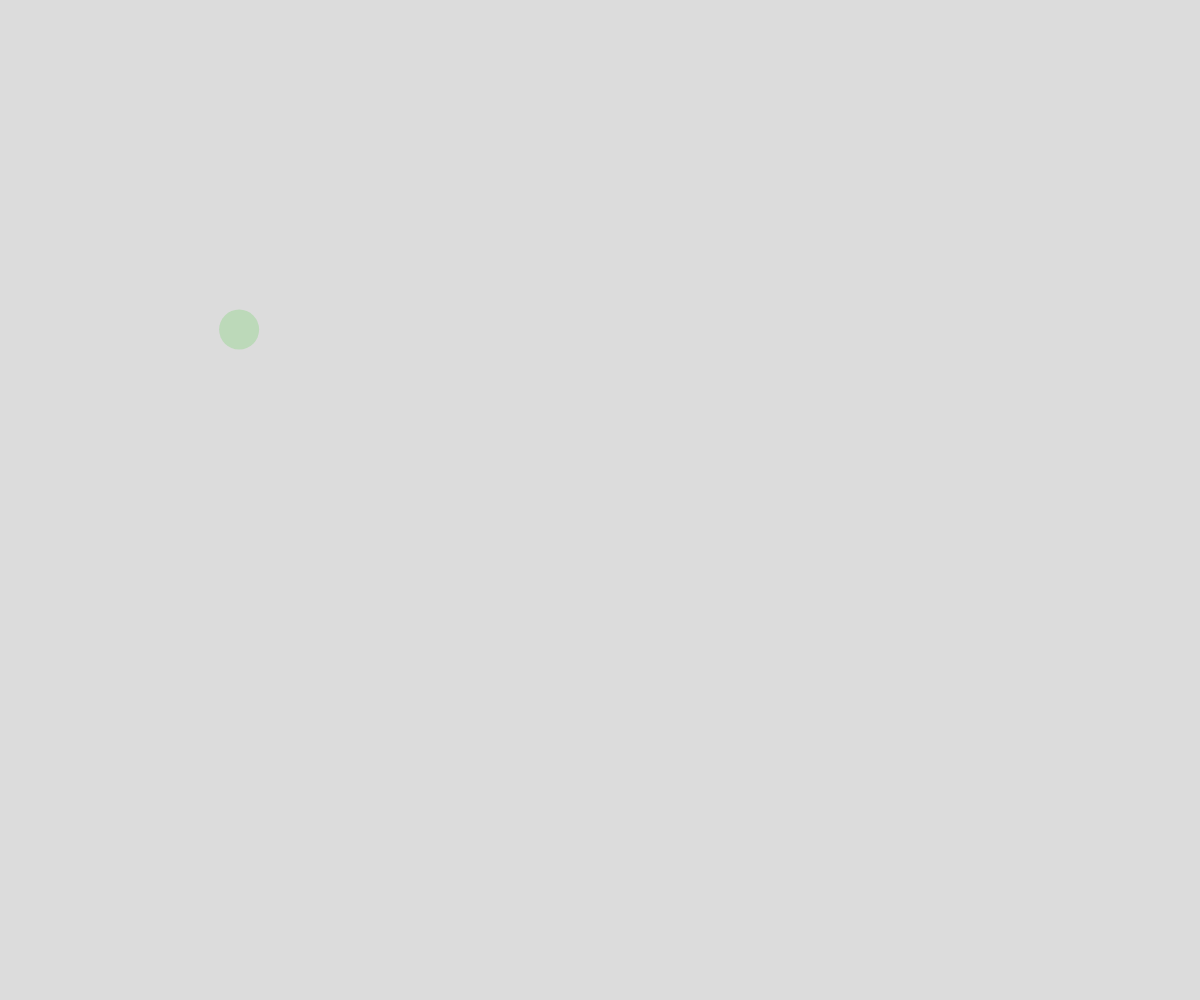
Frame 1 (no input)
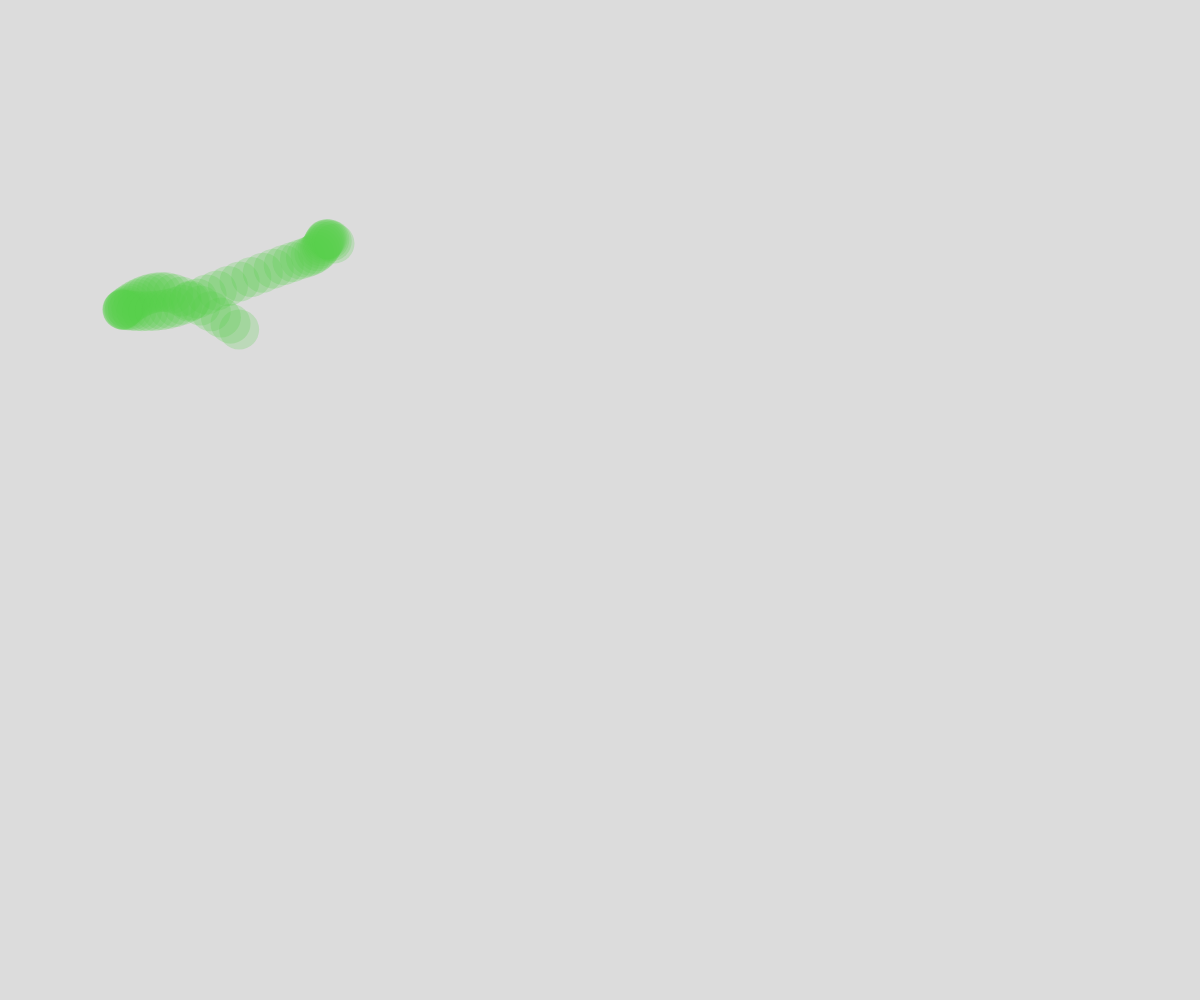
Frame 60 (no input)
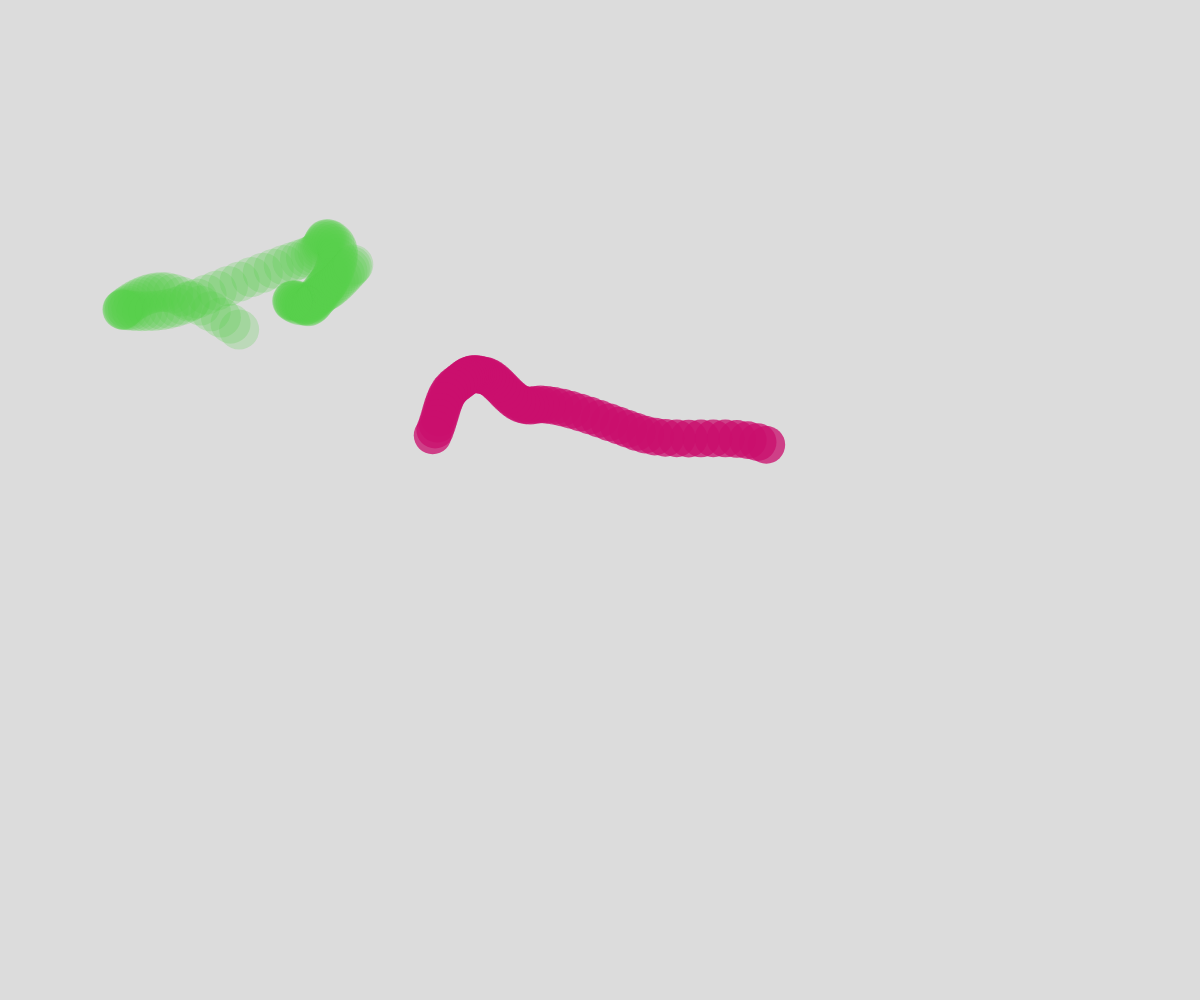
Frame 120 (the mouse pressed at the canvas centre since frame 60)

The p5.js sketch that drew these frames (run headless with seeded random() and noise() and a simulated clock; from frame 60 on, the mouse is pressed at the canvas centre):

// p5.js sketch
// ── sketch.js
// Project Title
// Your Name
// Date
//
// Extra for Experts:
// - describe what you did to take this project "above and beyond"

let ballArray = [];


function setup() {
  createCanvas(windowWidth, windowHeight);
  spawnBall();
  background(220);
  window.setInterval(spawnBall,2000);
}

function draw() {
  //background(220);
  noStroke();
  for(let theBall of ballArray){
    theBall.x = noise(theBall.time)*width;
    theBall.y = noise(theBall.time + 300)*height;
    fill(theBall.color);
    circle(theBall.x,theBall.y,theBall.size);
    theBall.time+= 0.01;
  }
}

function mouseClicked(){
  spawnBall();
}

function spawnBall(){
  let ball = {
    x: random(width),
    y: random(height),
    size: random(10,50),
    color: color(random(255),random(255),random(255),random(255)),
    time: random(1000),
  };
  ballArray.push(ball);
}
